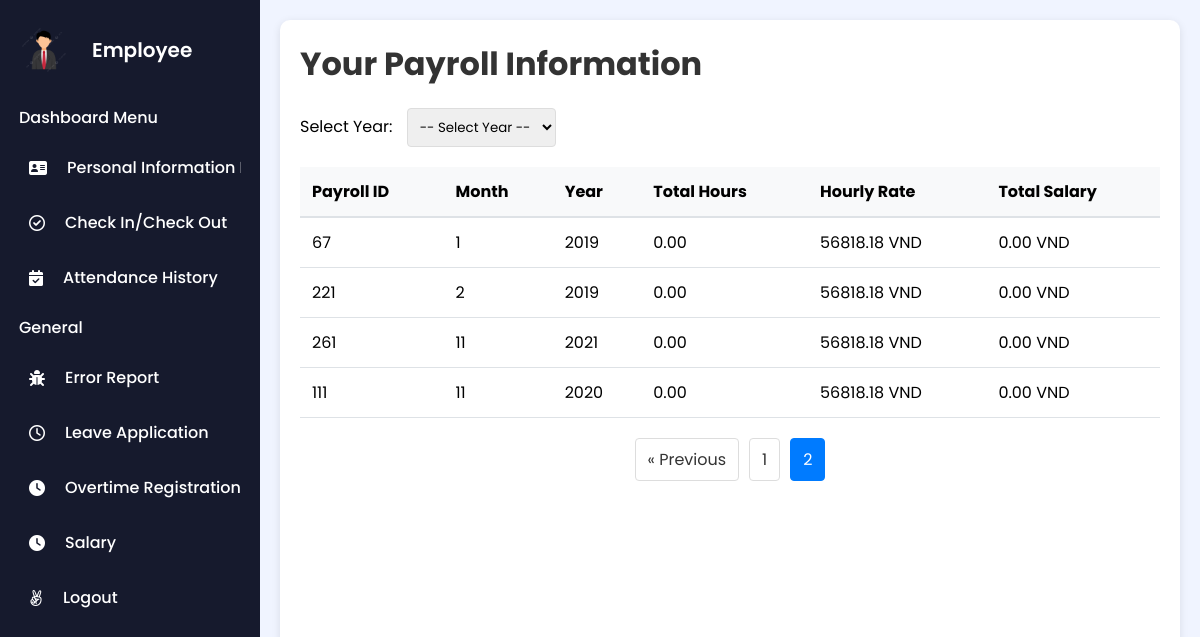
/index.php?action=viewEmployeePayroll&page=2 (signed in), run on the app's committed database.
### tables this page shows
CREATE TABLE `payroll` (
  `PayrollID` int(11) NOT NULL,
  `EmployeeID` int(11) NOT NULL,
  `Month` int(2) NOT NULL,
  `Year` int(4) NOT NULL,
  `TotalHours` decimal(10,2) NOT NULL,
  `HourlyRate` decimal(12,2) NOT NULL,
  `ActualSalary` decimal(12,2) NOT NULL DEFAULT 0.00
);

### controllers/Employee/EmployeePayrollController.php (called while the page is built)
<?php
require_once 'models/Employee/EmployeePayrollModel.php';
class EmployeePayrollController {
    private $model;
    public function __construct($dbConnection) {
        $this->model = new EmployeePayrollModel($dbConnection);
    }
    public function showPayroll($employeeId) {
        $year = isset($_GET['year']) ? $_GET['year'] : null;
        $page = isset($_GET['page']) ? (int)$_GET['page'] : 1;
        $totalPages = $this->model->getTotalPages($employeeId, $year);
        $page = max(1, min($page, $totalPages));
        $payrolls = $this->model->getEmployeePayroll($employeeId, $year, $page);
        include 'views/employee/salary/employee_payroll_view.php';
    }
}
?>

### models/Employee/EmployeePayrollModel.php (called while the page is built, shortened)
<?php
class EmployeePayrollModel {
    private $db;
    private $itemsPerPage = 15;
    public function __construct($dbConnection) {
        $this->db = $dbConnection;
    }
    public function getEmployeePayroll($employeeId, $year = null, $page = 1) {
        $offset = ($page - 1) * $this->itemsPerPage;
        $params = [$employeeId];
        $sql = "SELECT PayrollID, Month, Year, TotalHours, HourlyRate, ActualSalary
                FROM payroll
                WHERE EmployeeID = ?";
        $sql .= " ORDER BY Year DESC, Month DESC LIMIT " . $this->itemsPerPage . " OFFSET " . $offset;
        $stmt = $this->db->prepare($sql);
        $stmt->execute($params);
        return $stmt->fetchAll(PDO::FETCH_ASSOC);
    }
    public function getTotalPages($employeeId, $year = null) {
        $params = [$employeeId];
        $sql = "SELECT COUNT(*) as total FROM payroll WHERE EmployeeID = ?";
        $stmt = $this->db->prepare($sql);
        $stmt->execute($params);
        $result = $stmt->fetch(PDO::FETCH_ASSOC);
        return ceil($result['total'] / $this->itemsPerPage);
    }
}
?>

### views/employee/salary/employee_payroll_view.php (the view, shortened to what this page needs)
<!DOCTYPE html>
<html lang="en">
<head>
    <link rel="stylesheet" href="assets/css/Employee/employee_payroll_view.css">
</head>
<body>
    <div class="sidebar">
        <?php include 'views/layouts/sidebar.php'; ?>
    </div>
    <div class="main-content">
        <div class="payroll-container">
            <div class="payroll-header">
                <h1>Your Payroll Information</h1>
                <form method="GET" action="" class="year-filter">
                    <label for="year">Select Year:</label>
                    <select name="year" id="year" onchange="this.form.submit()">
                        <option value="">-- Select Year --</option>
                    </select>
                </form>
            </div>
            <div class="table-container">
                <table>
                    <thead>
                        <tr>
                            <th>Payroll ID</th>
                            <th>Month</th>
                            <th>Year</th>
                            <th>Total Hours</th>
                            <th>Hourly Rate</th>
                            <th>Total Salary</th>
                        </tr>
                    </thead>
                    <tbody>
                        <?php if (!empty($payrolls)): ?>
                            <?php
                            usort($payrolls, function($a, $b) {
                                return $a['Month'] - $b['Month'];
                            });
                            foreach ($payrolls as $payroll): ?>
                                <tr>
                                    <td><?= htmlspecialchars($payroll['PayrollID']) ?></td>
                                    <td><?= htmlspecialchars($payroll['Month']) ?></td>
                                    <td><?= htmlspecialchars($payroll['Year']) ?></td>
                                    <td><?= htmlspecialchars($payroll['TotalHours']) ?></td>
                                    <td><?= htmlspecialchars($payroll['HourlyRate']) ?> VND</td>
                                    <td><?= htmlspecialchars($payroll['ActualSalary']) ?> VND</td>
                                </tr>
                            <?php endforeach; ?>
                        <?php else: ?>
                            <tr>
                                <td colspan="6">No payroll data available for this employee.</td>
                            </tr>
                        <?php endif; ?>
                    </tbody>
                </table>
            </div>
            <?php if ($totalPages > 1): ?>
            <div class="pagination">
                <?php
                $yearParam = isset($_GET['year']) && !empty($_GET['year']) ? "&year=" . $_GET['year'] : "";
                ?>
                <?php if ($page > 1): ?>
                    <a href="?action=viewEmployeePayroll<?= $yearParam ?>&page=<?= $page-1 ?>">&laquo; Previous</a>
                <?php endif; ?>
                <?php for ($i = 1; $i <= $totalPages; $i++): ?>
                    <a href="?action=viewEmployeePayroll<?= $yearParam ?>&page=<?= $i ?>"
                       class="<?= $i === $page ? 'active' : '' ?>">
                        <?= $i ?>
                    </a>
                <?php endfor; ?>
            </div>
            <?php endif; ?>
        </div>
    </div>
</body>
</html>

### assets/css/Employee/employee_payroll_view.css (style rules this page uses)
body { font-family: Arial, sans-serif; background-color: #f4f4f4; margin: 0; padding: 0; }
h1 { color: #333; }
.sidebar { width: 250px; background-color: #f8f8f8; padding: 20px; }
.main-content { margin-left: 260px; padding: 20px; min-height: 100vh; background: #f0f4ff; }
.payroll-container { background: white; border-radius: 10px; box-shadow: 0 2px 8px rgba(0, 0, 0, 0.1); padding: 20px; min-height: calc(100vh - 40px); }
.payroll-header { margin-bottom: 20px; }
.payroll-header h1 { color: #333; margin-bottom: 20px; }
.year-filter { margin-bottom: 20px; }
.year-filter select { padding: 8px; border-radius: 4px; border: 1px solid #ddd; margin-left: 10px; }
.table-container { overflow-x: auto; margin-top: 20px; }
table { width: 100%; border-collapse: collapse; background: white; }
th { background-color: #f8f9fa; padding: 12px; text-align: left; border-bottom: 2px solid #dee2e6; white-space: nowrap; }
td { padding: 12px; border-bottom: 1px solid #dee2e6; }
.pagination { display: flex; justify-content: center; align-items: center; margin-top: 20px; gap: 10px; }
.pagination a { padding: 8px 12px; border: 1px solid #ddd; border-radius: 4px; text-decoration: none; color: #333; transition: all 0.3s ease; }
.pagination .active { background-color: #007bff; color: white; border-color: #007bff; }

### assets/css/sidebar.css (style rules this page uses)
* { margin: 0; padding: 0; box-sizing: border-box; font-family: "Poppins", sans-serif; }
body { min-height: 100vh; background: #f0f4ff; font-family: Arial, sans-serif; margin: 0; padding: 0; background-color: #f5f5f5; }
.sidebar { position: fixed; top: 0; left: 0; height: 100%; width: 80px; display: flex; overflow-x: hidden; flex-direction: column; background: #161a2d; padding: 25px 19px; transition: all 0.4s ease; }

### data on the page
payroll: PayrollID "67", Month "1", Year "2019", TotalHours "0.00", HourlyRate "56818.18", ActualSalary "0.00"
payroll: PayrollID "221", Month "2", Year "2019", TotalHours "0.00", HourlyRate "56818.18", ActualSalary "0.00"
payroll: PayrollID "261", Month "11", Year "2021", TotalHours "0.00", HourlyRate "56818.18", ActualSalary "0.00"
payroll: PayrollID "111", Month "11", Year "2020", TotalHours "0.00", HourlyRate "56818.18", ActualSalary "0.00"
